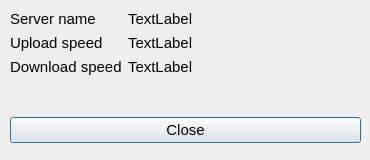
<?xml version="1.0" encoding="UTF-8"?>
<ui version="4.0">
 <class>ServerInfoWindow</class>
 <widget class="QDialog" name="ServerInfoWindow">
  <property name="geometry">
   <rect>
    <x>0</x>
    <y>0</y>
    <width>370</width>
    <height>160</height>
   </rect>
  </property>
  <property name="minimumSize">
   <size>
    <width>370</width>
    <height>160</height>
   </size>
  </property>
  <property name="maximumSize">
   <size>
    <width>370</width>
    <height>160</height>
   </size>
  </property>
  <property name="windowTitle">
   <string>Dialog</string>
  </property>
  <widget class="QWidget" name="formLayoutWidget">
   <property name="geometry">
    <rect>
     <x>10</x>
     <y>10</y>
     <width>351</width>
     <height>91</height>
    </rect>
   </property>
   <layout class="QFormLayout" name="formLayout">
    <item row="0" column="0">
     <widget class="QLabel" name="label">
      <property name="font">
       <font>
        <pointsize>11</pointsize>
       </font>
      </property>
      <property name="text">
       <string>Server name</string>
      </property>
     </widget>
    </item>
    <item row="0" column="1">
     <widget class="QLabel" name="labelName">
      <property name="font">
       <font>
        <pointsize>11</pointsize>
       </font>
      </property>
      <property name="text">
       <string>TextLabel</string>
      </property>
     </widget>
    </item>
    <item row="1" column="0">
     <widget class="QLabel" name="label_3">
      <property name="font">
       <font>
        <pointsize>11</pointsize>
       </font>
      </property>
      <property name="text">
       <string>Upload speed</string>
      </property>
     </widget>
    </item>
    <item row="1" column="1">
     <widget class="QLabel" name="labelUpload">
      <property name="font">
       <font>
        <pointsize>11</pointsize>
       </font>
      </property>
      <property name="text">
       <string>TextLabel</string>
      </property>
     </widget>
    </item>
    <item row="2" column="0">
     <widget class="QLabel" name="label_5">
      <property name="font">
       <font>
        <pointsize>11</pointsize>
       </font>
      </property>
      <property name="text">
       <string>Download speed</string>
      </property>
     </widget>
    </item>
    <item row="2" column="1">
     <widget class="QLabel" name="labelDownload">
      <property name="font">
       <font>
        <pointsize>11</pointsize>
       </font>
      </property>
      <property name="text">
       <string>TextLabel</string>
      </property>
     </widget>
    </item>
   </layout>
  </widget>
  <widget class="QWidget" name="verticalLayoutWidget">
   <property name="geometry">
    <rect>
     <x>10</x>
     <y>110</y>
     <width>351</width>
     <height>41</height>
    </rect>
   </property>
   <layout class="QVBoxLayout" name="verticalLayout">
    <item>
     <widget class="QPushButton" name="pushButton">
      <property name="font">
       <font>
        <pointsize>11</pointsize>
       </font>
      </property>
      <property name="text">
       <string>Close</string>
      </property>
     </widget>
    </item>
   </layout>
  </widget>
 </widget>
 <resources/>
 <connections/>
</ui>
